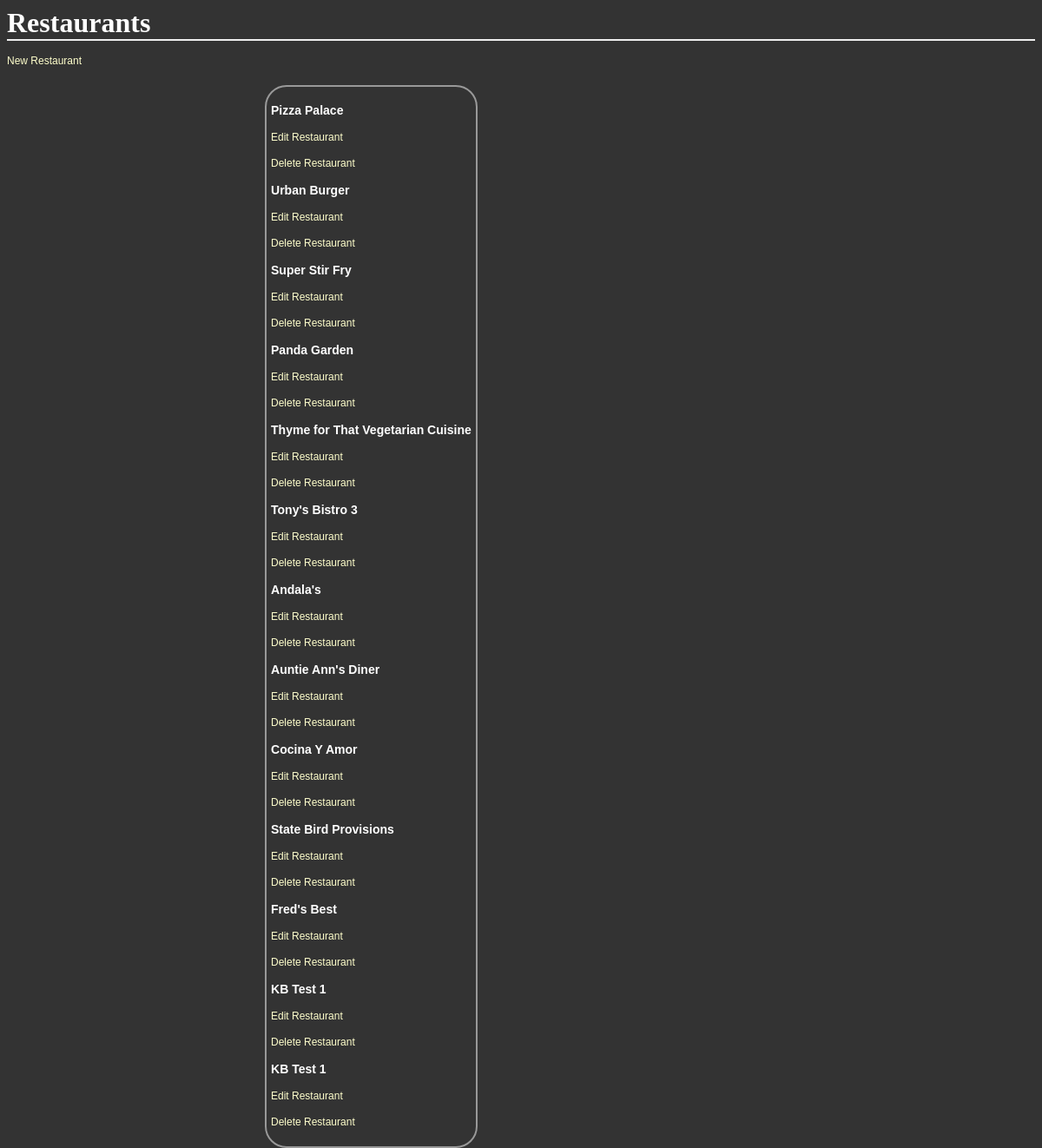
The page /restaurants/ on the database its author committed.
### database_setup.py (models this page shows, shortened)
class Restaurant(Base):
    __tablename__ = 'restaurant'
    name = Column(String(80), nullable = False)
    id = Column(Integer, primary_key = True)
    description = Column(String(250))
    priceRange = Column(String(25))
    cuisine = Column(String(250))

### project.py (the view)
@app.route('/')
@app.route('/restaurants/')
def showRestaurants():
    restaurants = session.query(Restaurant).all()
    return render_template("restaurants.html", restaurants = restaurants)

### templates/restaurants.html
<html>
<head>
	<link rel=stylesheet type=text/css href="{{ url_for('static', filename='styles.css') }}">
	</head>
<body>
<h1>Restaurants</h1>
<p><a href = "{{url_for('newRestaurant')}}">New Restaurant</a></p>
<div class = 'pane'>
{% for restaurant in restaurants %}
<div>
<a href = "{{url_for('restaurantMenu', restaurant_id = restaurant.id)}}"> <h3>{{restaurant.name}}</h3></a>
<p><a href = "{{url_for('editRestaurant',restaurant_id = restaurant.id)}}">Edit Restaurant</a></p>
<p> <a href = "{{url_for('deleteRestaurant',restaurant_id = restaurant.id)}}">Delete Restaurant</a> </p>
</div>
{% endfor %}
</div>
</body>
</html>

### static/styles.css (style rules this page uses)
body { font-family: sans-serif; background-color: #333333 }
h1, h2, h3, h4 { color: #ffffff; }
h1, h2 { font-family: 'georgia', serif; margin: 0; }
h1 { border-bottom: 2px solid #eee; }
p, dd, dt { color: #cccccc; }
a { text-decoration: none; color: #ffffcc; font-size: .75em; }
.pane { position: absolute; left: 25%; border: 2px solid; border-radius: 25px; padding: 5px; margin: 5px; border-color: #999999; background-color: #333333 }

### rows shown on the page
Restaurant: name "Pizza Palace"
Restaurant: name "Urban Burger"
Restaurant: name "Super Stir Fry"
Restaurant: name "Panda Garden"
Restaurant: name "Thyme for That Vegetarian Cuisine"
Restaurant: name "Tony's Bistro 3"
Restaurant: name "Andala's"
Restaurant: name "Auntie Ann's Diner"
Restaurant: name "Cocina Y Amor"
Restaurant: name "State Bird Provisions"
Restaurant: name "Fred's Best"
Restaurant: name "KB Test 1"
Restaurant: name "KB Test 1"
